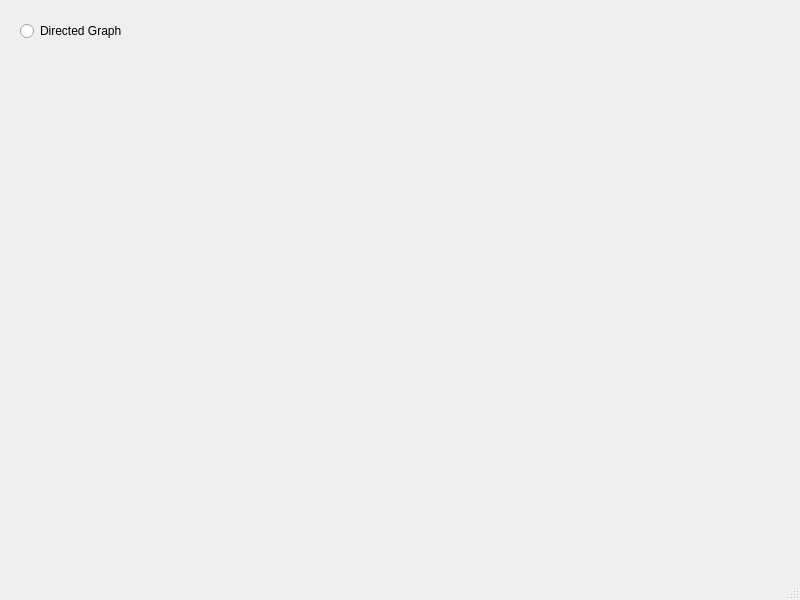
<?xml version="1.0" encoding="UTF-8"?>
<ui version="4.0">
 <class>MainWindow</class>
 <widget class="QMainWindow" name="MainWindow">
  <property name="geometry">
   <rect>
    <x>0</x>
    <y>0</y>
    <width>800</width>
    <height>600</height>
   </rect>
  </property>
  <property name="windowTitle">
   <string>MainWindow</string>
  </property>
  <widget class="QWidget" name="centralwidget">
   <widget class="QRadioButton" name="radioButton">
    <property name="geometry">
     <rect>
      <x>20</x>
      <y>20</y>
      <width>121</width>
      <height>22</height>
     </rect>
    </property>
    <property name="text">
     <string>Directed Graph</string>
    </property>
   </widget>
  </widget>
  <widget class="QMenuBar" name="menubar">
   <property name="geometry">
    <rect>
     <x>0</x>
     <y>0</y>
     <width>800</width>
     <height>21</height>
    </rect>
   </property>
  </widget>
  <widget class="QStatusBar" name="statusbar"/>
 </widget>
 <resources/>
 <connections/>
</ui>
